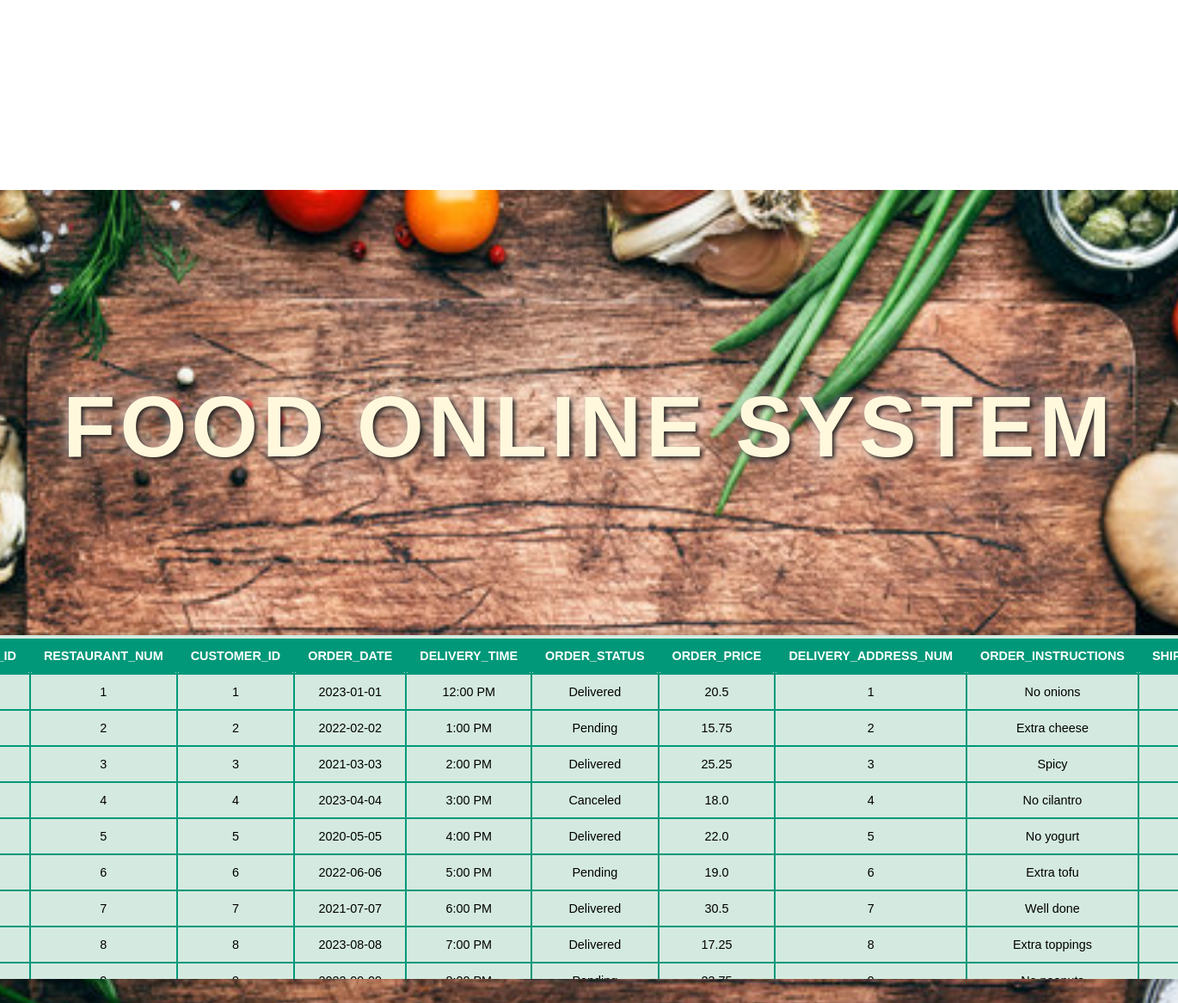
The page /orders.html on the database its author committed.
### tables this page shows
CREATE TABLE ORDERS (
    ORDER_ID INTEGER PRIMARY KEY,
    RESTAURANT_NUM INTEGER,
    CUSTOMER_ID INTEGER,
    ORDER_DATE TEXT,
    DELIVERY_TIME TEXT,
    ORDER_STATUS TEXT,
    ORDER_PRICE REAL,
    DELIVERY_ADDRESS_NUM INTEGER,
    ORDER_INSTRUCTIONS TEXT,
    SHIPPER_ID INTEGER,
    FOREIGN KEY (CUSTOMER_ID) REFERENCES CUSTOMERS(CUSTOMER_ID),
    FOREIGN KEY (SHIPPER_ID) REFERENCES SHIPPERS(SHIPPER_ID),
    FOREIGN KEY (RESTAURANT_NUM) REFERENCES RESTAURANTS(RESTAURANT_NUM),
    FOREIGN KEY (DELIVERY_ADDRESS_NUM) REFERENCES DELIVERY_ADDRESSES(DELIVERY_ADDRESS_NUM)
);

### main.py (the view)
@app.route('/orders.html')
def orders():
    query = 'SELECT * FROM ORDERS;'
    orders_columns, orders_table = reusable(query)
    return render_template("orders.html", orders=orders_table,
                           columns=orders_columns)

### main.py (called while the page is built)
def reusable(query: str):
    connection = None
    cursor = None
    try:
        connection = sqlite3.connect('food_online_system.db')
        print("Connected Successfully")
        cursor = connection.cursor()
        cursor.execute(query)
        if query.strip().upper().startswith('SELECT'):
            columns = [column[0] for column in cursor.description]
            results = cursor.fetchall()
            return columns, results
        else:
            connection.commit()
            return cursor.rowcount
    except sqlite3.Error as e:
        print(f"SQLite error: {e}")
    finally:
        if cursor:
            cursor.close()
        if connection:
            connection.close()

### templates/orders.html (shortened to what this page needs)
<!DOCTYPE html>
<html lang="en">
<head>
    <link rel="stylesheet" href="/static/tables.css?">
</head>
<body>
<section>
    <h1>
        Food Online System
    </h1>
    <div class="table-container">
        <table class="table-center">
            <thead>
            <tr>
                {% for column in columns %}
                <th>{{column}}</th>
                {% endfor %}
            </tr>
            </thead>
            <tbody>
            {% for order in orders %}
            <tr>
                {% for data in order %}
                <td>{{data if data is not none else "N/A"}}</td>
                {% endfor %}
            </tr>
            {% endfor %}
            </tbody>
        </table>
    </div>
</section>
</body>
</html>

### static/tables.css (style rules this page uses)
.table-center { border-collapse: collapse; font-size: 0.9em; font-family: sans-serif; min-width: 400px; box-shadow: 0 4px 15px rgba(0, 0, 0, 0.5); border: 4px solid #009879; border-radius: 12px; background-color: #d4eae0; max-width: 100%; margin: 100px auto 25px; overflow: hidden; position: relative; opacity: 0; animation: fadeIn 1s forwards, slideUp 0.8s ease-out forwards; }
.table-center::after { content: ''; position: absolute; top: 0; left: 0; right: 0; bottom: 0; z-index: -1; border-radius: 12px; animation: glowing 2s ease-in-out infinite alternate; }
.table-center thead tr { background-color: #009879; color: #ffffff; text-align: left; border-top-left-radius: 12px; border-top-right-radius: 12px; }
.table-center th, .table-center td { padding: 12px 15px; text-align: center; border: 2px solid #009879; border-radius: 6px; }
body { display: flex; justify-content: center; align-items: center; height: 100vh; background: url('images/tables_background.jpg') no-repeat center; background-size: 120%; margin: 0; }
h1 { text-align: center; font-family: Arial, Helvetica, sans-serif; font-size: 100px; font-style: unset; font-weight: 900; color: cornsilk; line-height: 1.2; text-transform: uppercase; letter-spacing: 5px; margin-top: 50px; text-shadow: 3px 3px 5px rgba(0, 0, 0, 0.8), 0 0 15px rgba(255, 255, 255, 0.7); }
.table-container { max-height: 500px; overflow-y: auto; margin: auto; }
.table-center thead { position: sticky; top: 0; z-index: 10; background-color: #009879; color: #ffffff; }

### rows shown on the page
ORDERS: data "1" "1" "1", ORDER_DATE "2023-01-01", DELIVERY_TIME "12:00 PM", ORDER_STATUS "Delivered", ORDER_PRICE "20.5", ORDER_INSTRUCTIONS "No onions"
ORDERS: data "2" "2" "2", ORDER_DATE "2022-02-02", DELIVERY_TIME "1:00 PM", ORDER_STATUS "Pending", ORDER_PRICE "15.75", ORDER_INSTRUCTIONS "Extra cheese"
ORDERS: data "3" "3" "3", ORDER_DATE "2021-03-03", DELIVERY_TIME "2:00 PM", ORDER_STATUS "Delivered", ORDER_PRICE "25.25", ORDER_INSTRUCTIONS "Spicy"
ORDERS: data "4" "4" "4", ORDER_DATE "2023-04-04", DELIVERY_TIME "3:00 PM", ORDER_STATUS "Canceled", ORDER_PRICE "18.0", ORDER_INSTRUCTIONS "No cilantro"
ORDERS: data "5" "5" "5", ORDER_DATE "2020-05-05", DELIVERY_TIME "4:00 PM", ORDER_STATUS "Delivered", ORDER_PRICE "22.0", ORDER_INSTRUCTIONS "No yogurt"
ORDERS: data "6" "6" "6", ORDER_DATE "2022-06-06", DELIVERY_TIME "5:00 PM", ORDER_STATUS "Pending", ORDER_PRICE "19.0", ORDER_INSTRUCTIONS "Extra tofu"
ORDERS: data "7" "7" "7", ORDER_DATE "2021-07-07", DELIVERY_TIME "6:00 PM", ORDER_STATUS "Delivered", ORDER_PRICE "30.5", ORDER_INSTRUCTIONS "Well done"
ORDERS: data "8" "8" "8", ORDER_DATE "2023-08-08", DELIVERY_TIME "7:00 PM", ORDER_STATUS "Delivered", ORDER_PRICE "17.25", ORDER_INSTRUCTIONS "Extra toppings"

### other values the page prints
{{ column }} "RESTAURANT_NUM" "CUSTOMER_ID" "ORDER_DATE" "DELIVERY_TIME" "ORDER_STATUS" "ORDER_PRICE" "DELIVERY_ADDRESS_NUM" "ORDER_INSTRUCTIONS"
